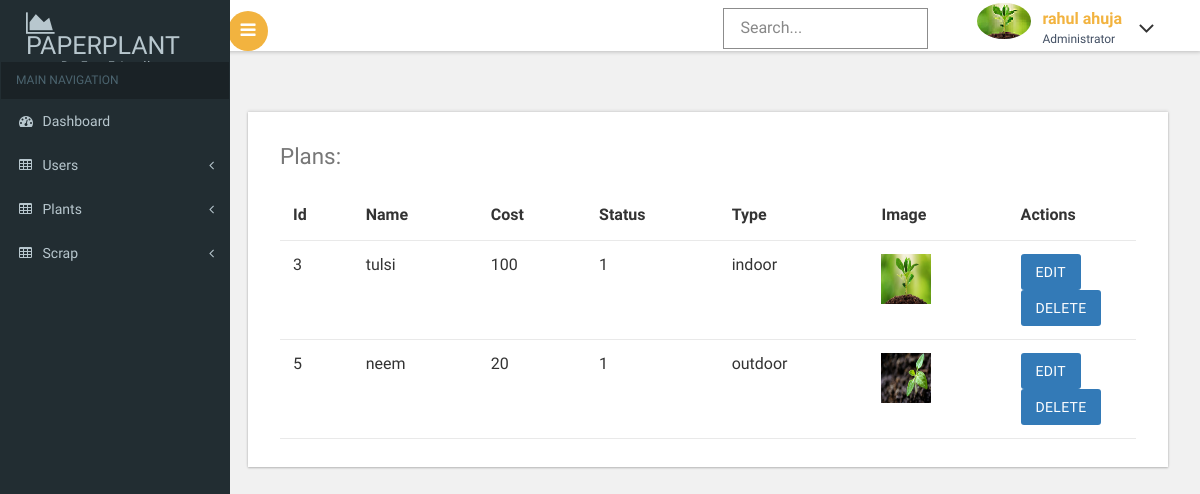
Screenshot of /admin/plants.php (signed in) with the database file from the repository.
### tables this page shows
CREATE TABLE `plant` (
  `Plant_ID` int(5) NOT NULL,
  `Name` varchar(35) NOT NULL,
  `Location` varchar(15) NOT NULL,
  `Purchase_Price` int(5) NOT NULL,
  `Sell_Price` int(5) NOT NULL,
  `image` varchar(200) NOT NULL,
  `status` int(1) NOT NULL
);

### admin/plants.php (the view, shortened to what this page needs)
<!DOCTYPE HTML>
<html>
<head>
<link href="css/bootstrap.css" rel='stylesheet' type='text/css' />
<link href="css/style.css" rel='stylesheet' type='text/css' />
<link href="css/font-awesome.css" rel="stylesheet">
 <link href='css/SidebarNav.min.css' media='all' rel='stylesheet' type='text/css'/>
<link href="css/custom.css" rel="stylesheet">
</head>
<body class="cbp-spmenu-push">
	<div class="main-content">
	<div class="cbp-spmenu cbp-spmenu-vertical cbp-spmenu-left" id="cbp-spmenu-s1">
		<aside class="sidebar-left">
      <nav class="navbar navbar-inverse">
          <div class="navbar-header">
            <h1><a class="navbar-brand" href="../index.php"><span class="fa fa-area-chart"></span> PAPERPLANT<span class="dashboard_text">Be Eco-Friendly</span></a></h1>
          </div>
          <div class="collapse navbar-collapse" id="bs-example-navbar-collapse-1">
            <ul class="sidebar-menu">
              <li class="header">MAIN NAVIGATION</li>
              <li class="treeview">
                <a href="index.php">
                <i class="fa fa-dashboard"></i> <span>Dashboard</span>
                </a>
              </li>
              <li class="treeview">
               	<a href="#">
                <i class="fa fa-table"></i> <span>Users</span>
                <i class="fa fa-angle-left pull-right"></i>
                </a>
              </li>
                <li class="treeview">
                <a href="#">
                <i class="fa fa-table"></i> <span>Plants</span>
                <i class="fa fa-angle-left pull-right"></i>
                </a>
              </li>
			  <li class="treeview">
                <a href="#">
                <i class="fa fa-table"></i> <span>Scrap</span>
                <i class="fa fa-angle-left pull-right"></i>
                </a>
              </li>
            </ul>
          </div>
      </nav>
    </aside>
	</div>
		<div class="sticky-header header-section ">
			<div class="header-left">
				<button id="showLeftPush"><i class="fa fa-bars"></i></button>
				<div class="clearfix"> </div>
			</div>
			<div class="header-right">
				<div class="search-box">
					<form class="input">
						<input class="sb-search-input input__field--madoka" placeholder="Search..." type="search" id="input-31" />
						<label class="input__label" for="input-31">
							<svg class="graphic" width="100%" height="100%" viewBox="0 0 404 77" preserveAspectRatio="none">
								<path d="m0,0l404,0l0,77l-404,0l0,-77z"/>
							</svg>
						</label>
					</form>
				</div>
				<div class="profile_details">
					<ul>
						<li class="dropdown profile_details_drop">
							<a href="#" class="dropdown-toggle" data-toggle="dropdown" aria-expanded="false">
								<div class="profile_img">
									<span class="prfil-img"><img src="images/admin.png" alt=""> </span>
									<div class="user-name">
										<p><?php echo $_SESSION['firstname']." ".$_SESSION['lastname']; ?></p>
										<span>Administrator</span>
									</div>
									<i class="fa fa-angle-down lnr"></i>
									<div class="clearfix"></div>
								</div>
							</a>
						</li>
					</ul>
				</div>
				<div class="clearfix"> </div>
			</div>
			<div class="clearfix"> </div>
		</div>
		<div id="page-wrapper">
			<div class="main-page">
				<div class="tables">
					<div class="bs-example widget-shadow" data-example-id="hoverable-table">
						<h4>Plans:</h4>
						<table class="table table-hover">
						<thead>
						<tr>
							<th>id</th>
							<th>Name</th>
							<th>Cost</th>
							<th>Status</th>
							<th>Type</th>
							<th>Image</th>
							<th>Actions</th>
						</tr>
						</thead>
						<tbody>
						<?php
$i=1;
function printResultSet(&$rowset, $i)
{  $j=1;
    foreach ($rowset as $row)
    {
    	echo "<form name='f".$j."' action='takeaction.php' method='POST'>";
    	echo "<tr>";
		$x=0;
       foreach ($row as $col)
       {
			if($x==5)
			{
				echo "<td><img src='plantimage/".$col."' height=\"50\" width=\"50\"></td>";
			}
			else
			{
            echo "<td>".$col."</td>";
			}
			$x++;
       }
	   echo "<td width=\"15%\"><a href=\"editplants.php?id=".$_SESSION['id']."\"><input type='button' value='Edit' class='btn btn-primary'></a> <a onClick=\"javascript: return confirm('Please confirm deletion');\" href='deleteplantsaction.php?id=".$_SESSION['id']."'><input type='button' value='Delete' class='btn btn-primary'></a></td></tr>";
        echo "</form>";
        $j++;
    }
}
try
{
	require("../connection.php");
	$sql="SELECT Plant_ID,Name,Purchase_Price,status,Location,image from plant";
	$stmt = $pdo->query($sql);
	do
	{
    	$rowset = $stmt->fetchAll(PDO::FETCH_NUM);
    	if ($rowset)
    	{
    	printResultSet($rowset, $i);
    	}
    	$i++;
	} while ($stmt->nextRowset());
}
catch(Exception $e)
{
	echo $e;
}
?>
						</tbody>
						</table>
					</div>
				</div>
			</div>
		</div>
	</div>
</body>
</html>

### admin/css/custom.css (style rules this page uses)
#page-wrapper { padding:5em 2em 2.5em; background-color: #F1F1F1; }

### rows the page displays
plant: Plant_ID "3", Name "tulsi", Purchase_Price "100", status "1", Location "indoor", image (picture)
plant: Plant_ID "5", Name "neem", Purchase_Price "20", status "1", Location "outdoor", image (picture)

### other values shown
$_SESSION['firstname'] "rahul"
$_SESSION['lastname'] "ahuja"
